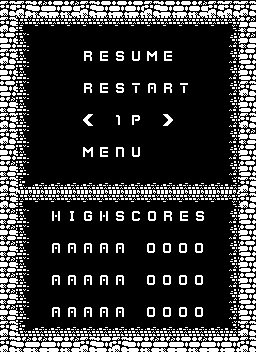

A 2D game scene composited from a Tiled map and its tileset images. What follows is a short description and the map's XML, with every tile layer's data as written:
An orthogonal 16x22 tile map with 16x16 px tiles, 1 tile layer (Kachelebene 1).

<map version="1.2" tiledversion="1.3.3" orientation="orthogonal" renderorder="right-down" width="16" height="22" tilewidth="16" tileheight="16" infinite="0" nextlayerid="2" nextobjectid="1">
 <tileset firstgid="1" source="myPONG.tsx" />
 <layer id="1" name="Kachelebene 1" width="16" height="22">
  <data encoding="csv">
1011,1011,1010,1009,1010,1011,1009,1009,1009,1011,1009,1009,1010,1011,1011,1011,
1011,622,623,623,623,623,623,623,623,623,623,623,623,623,624,1010,
1009,686,207,207,207,207,207,207,207,207,207,207,207,207,688,1010,
1011,686,207,207,207,76,15,77,79,71,15,207,207,207,688,1009,
1009,686,207,207,207,207,207,207,207,207,207,207,207,207,688,1009,
1009,686,207,207,207,76,15,77,78,11,76,78,207,207,688,1011,
1010,686,207,207,207,207,207,207,207,207,207,207,207,207,688,1009,
1011,686,207,207,207,270,207,2,74,207,272,207,207,207,688,1011,
1011,686,207,207,207,207,207,207,207,207,207,207,207,207,688,1010,
1009,686,207,207,207,71,15,72,79,207,207,207,207,207,688,1009,
1010,686,207,207,207,207,207,207,207,207,207,207,207,207,688,1009,
1011,750,751,751,751,751,751,751,751,751,751,751,751,751,752,1011,
1011,622,623,623,623,623,623,623,623,623,623,623,623,623,624,1011,
1010,686,207,66,67,65,66,77,13,73,76,15,77,207,688,1009,
1010,686,207,207,207,207,207,207,207,207,207,207,207,207,688,1009,
1010,686,207,11,11,11,11,11,207,1,1,1,1,207,688,1009,
1010,686,207,207,207,207,207,207,207,207,207,207,207,207,688,1009,
1010,686,207,11,11,11,11,11,207,1,1,1,1,207,688,1009,
1010,686,207,207,207,207,207,207,207,207,207,207,207,207,688,1009,
1010,686,207,11,11,11,11,11,207,1,1,1,1,207,688,1009,
1011,750,751,751,751,751,751,751,751,751,751,751,751,751,752,1011,
1011,1010,1010,1009,1010,1011,1009,1011,1009,1010,1010,1009,1010,1009,1009,1011
</data>
 </layer>
</map>
